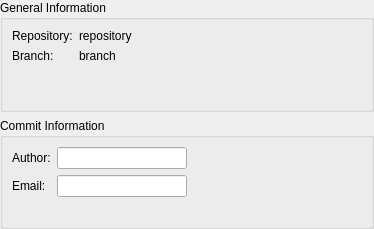
<?xml version="1.0" encoding="UTF-8"?>
<ui version="4.0">
 <class>Mercurial::Internal::MercurialCommitPanel</class>
 <widget class="QWidget" name="Mercurial::Internal::MercurialCommitPanel">
  <property name="geometry">
   <rect>
    <x>0</x>
    <y>0</y>
    <width>374</width>
    <height>229</height>
   </rect>
  </property>
  <layout class="QVBoxLayout" name="verticalLayout">
   <property name="margin">
    <number>0</number>
   </property>
   <item>
    <widget class="QGroupBox" name="infoGroup">
     <property name="title">
      <string>General Information</string>
     </property>
     <layout class="QFormLayout" name="infoFormLayout">
      <property name="fieldGrowthPolicy">
       <enum>QFormLayout::ExpandingFieldsGrow</enum>
      </property>
      <item row="0" column="0">
       <widget class="QLabel" name="repositoryLabelLabel">
        <property name="text">
         <string>Repository:</string>
        </property>
       </widget>
      </item>
      <item row="0" column="1">
       <widget class="QLabel" name="repositoryLabel">
        <property name="text">
         <string>repository</string>
        </property>
       </widget>
      </item>
      <item row="1" column="0">
       <widget class="QLabel" name="branchLabelLabel">
        <property name="text">
         <string>Branch:</string>
        </property>
       </widget>
      </item>
      <item row="1" column="1">
       <widget class="QLabel" name="branchLabel">
        <property name="text">
         <string>branch</string>
        </property>
       </widget>
      </item>
     </layout>
    </widget>
   </item>
   <item>
    <widget class="QGroupBox" name="editGroup">
     <property name="title">
      <string>Commit Information</string>
     </property>
     <layout class="QHBoxLayout" name="horizontalLayout">
      <item>
       <layout class="QFormLayout" name="formLayout">
        <item row="0" column="0">
         <widget class="QLabel" name="authorLabel">
          <property name="text">
           <string>Author:</string>
          </property>
         </widget>
        </item>
        <item row="0" column="1">
         <widget class="QLineEdit" name="authorLineEdit"/>
        </item>
        <item row="1" column="0">
         <widget class="QLabel" name="emailLabel">
          <property name="text">
           <string>Email:</string>
          </property>
         </widget>
        </item>
        <item row="1" column="1">
         <widget class="QLineEdit" name="emailLineEdit"/>
        </item>
       </layout>
      </item>
      <item>
       <spacer name="horizontalSpacer">
        <property name="orientation">
         <enum>Qt::Horizontal</enum>
        </property>
        <property name="sizeHint" stdset="0">
         <size>
          <width>161</width>
          <height>20</height>
         </size>
        </property>
       </spacer>
      </item>
     </layout>
    </widget>
   </item>
  </layout>
 </widget>
 <resources/>
 <connections/>
</ui>
